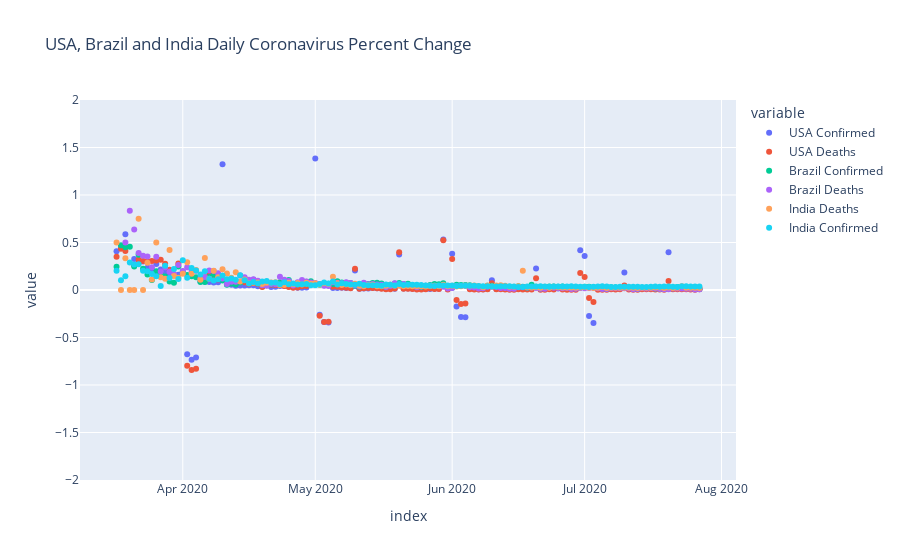

Source (notebook cell):
### Code cell
#Plot USA, Brazil and India Coronavirus Cases on same plot
scatter_global_daily_corona_clean = px.scatter((global_daily_corona_clean), range_y=(-2, 2), title = 'USA, Brazil and India Daily Coronavirus Percent Change')
scatter_global_daily_corona_clean

### Figure 1 — Plotly figure (JSON) as saved in the notebook; plotly's stock layout.template omitted (floating-point values rounded to 4 significant figures; data arrays with more than 128 entries replaced by an {"elided": "..."} marker saying what was removed)
{"data": [{"hovertemplate": "variable=USA Confirmed<br>index=%{x}<br>value=%{y}<extra></extra>", "legendgroup": "USA Confirmed", "marker": {"color": "#636efa", "symbol": "circle"}, "mode": "markers", "name": "USA Confirmed", "orientation": "v", "showlegend": true, "type": "scatter", "x": {"elided": "133 str values"}, "xaxis": "x", "y": {"elided": "133 float values"}, "yaxis": "y"}, {"hovertemplate": "variable=USA Deaths<br>index=%{x}<br>value=%{y}<extra></extra>", "legendgroup": "USA Deaths", "marker": {"color": "#EF553B", "symbol": "circle"}, "mode": "markers", "name": "USA Deaths", "orientation": "v", "showlegend": true, "type": "scatter", "x": {"elided": "133 str values"}, "xaxis": "x", "y": {"elided": "133 float values"}, "yaxis": "y"}, {"hovertemplate": "variable=Brazil Confirmed<br>index=%{x}<br>value=%{y}<extra></extra>", "legendgroup": "Brazil Confirmed", "marker": {"color": "#00cc96", "symbol": "circle"}, "mode": "markers", "name": "Brazil Confirmed", "orientation": "v", "showlegend": true, "type": "scatter", "x": {"elided": "133 str values"}, "xaxis": "x", "y": {"elided": "133 float values"}, "yaxis": "y"}, {"hovertemplate": "variable=Brazil Deaths<br>index=%{x}<br>value=%{y}<extra></extra>", "legendgroup": "Brazil Deaths", "marker": {"color": "#ab63fa", "symbol": "circle"}, "mode": "markers", "name": "Brazil Deaths", "orientation": "v", "showlegend": true, "type": "scatter", "x": {"elided": "133 str values"}, "xaxis": "x", "y": {"elided": "133 float values"}, "yaxis": "y"}, {"hovertemplate": "variable=India Deaths<br>index=%{x}<br>value=%{y}<extra></extra>", "legendgroup": "India Deaths", "marker": {"color": "#FFA15A", "symbol": "circle"}, "mode": "markers", "name": "India Deaths", "orientation": "v", "showlegend": true, "type": "scatter", "x": {"elided": "133 str values"}, "xaxis": "x", "y": {"elided": "133 float values"}, "yaxis": "y"}, {"hovertemplate": "variable=India Confirmed<br>index=%{x}<br>value=%{y}<extra></extra>", "legendgroup": "India Confirmed", "marker": {"color": "#19d3f3", "symbol": "circle"}, "mode": "markers", "name": "India Confirmed", "orientation": "v", "showlegend": true, "type": "scatter", "x": {"elided": "133 str values"}, "xaxis": "x", "y": {"elided": "133 float values"}, "yaxis": "y"}], "layout": {"autosize": true, "legend": {"title": {"text": "variable"}, "tracegroupgap": 0}, "title": {"text": "USA, Brazil and India Daily Coronavirus Percent Change"}, "xaxis": {"anchor": "y", "autorange": true, "domain": [0, 1], "range": ["2020-03-08 08:42:19.9716", "2020-08-04 15:17:40.0284"], "title": {"text": "index"}, "type": "date"}, "yaxis": {"anchor": "x", "domain": [0, 1], "range": [-2, 2], "title": {"text": "value"}, "type": "linear"}}}
